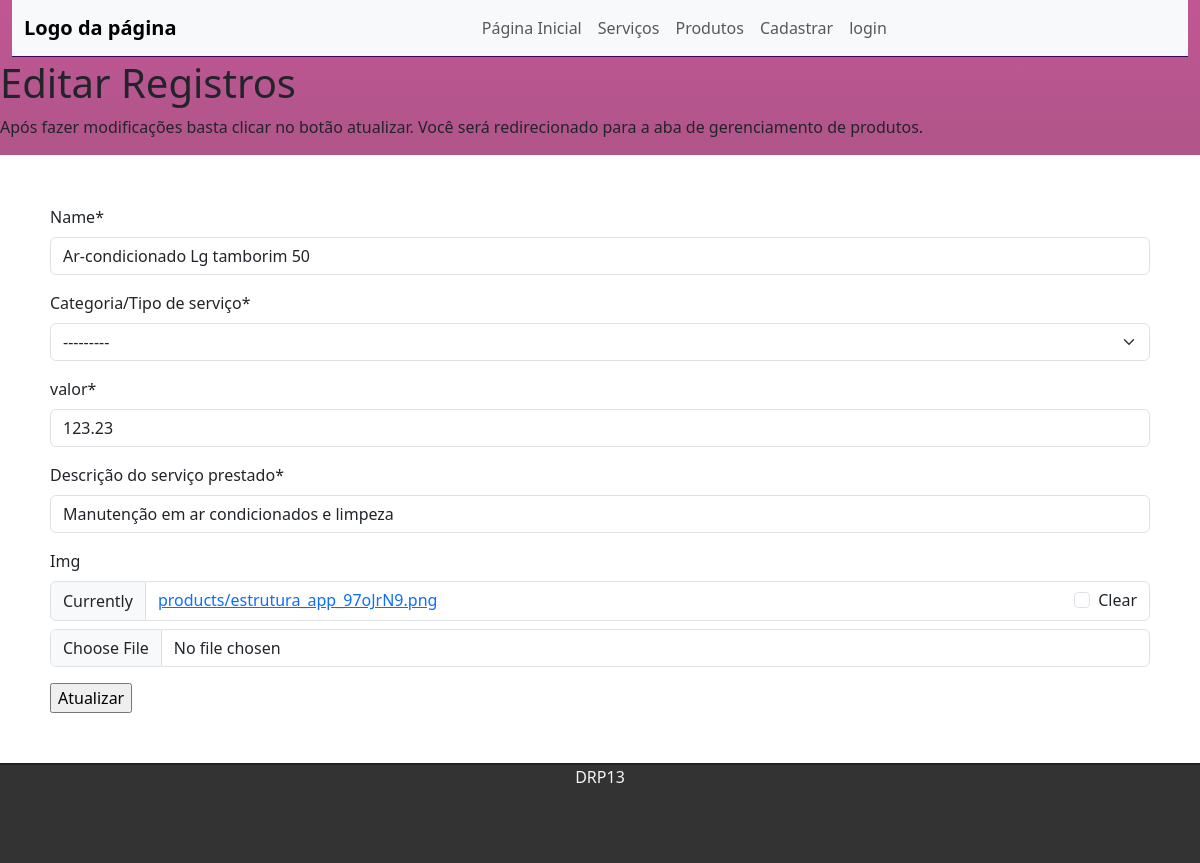
The app's page /updateProduct/1, older data.
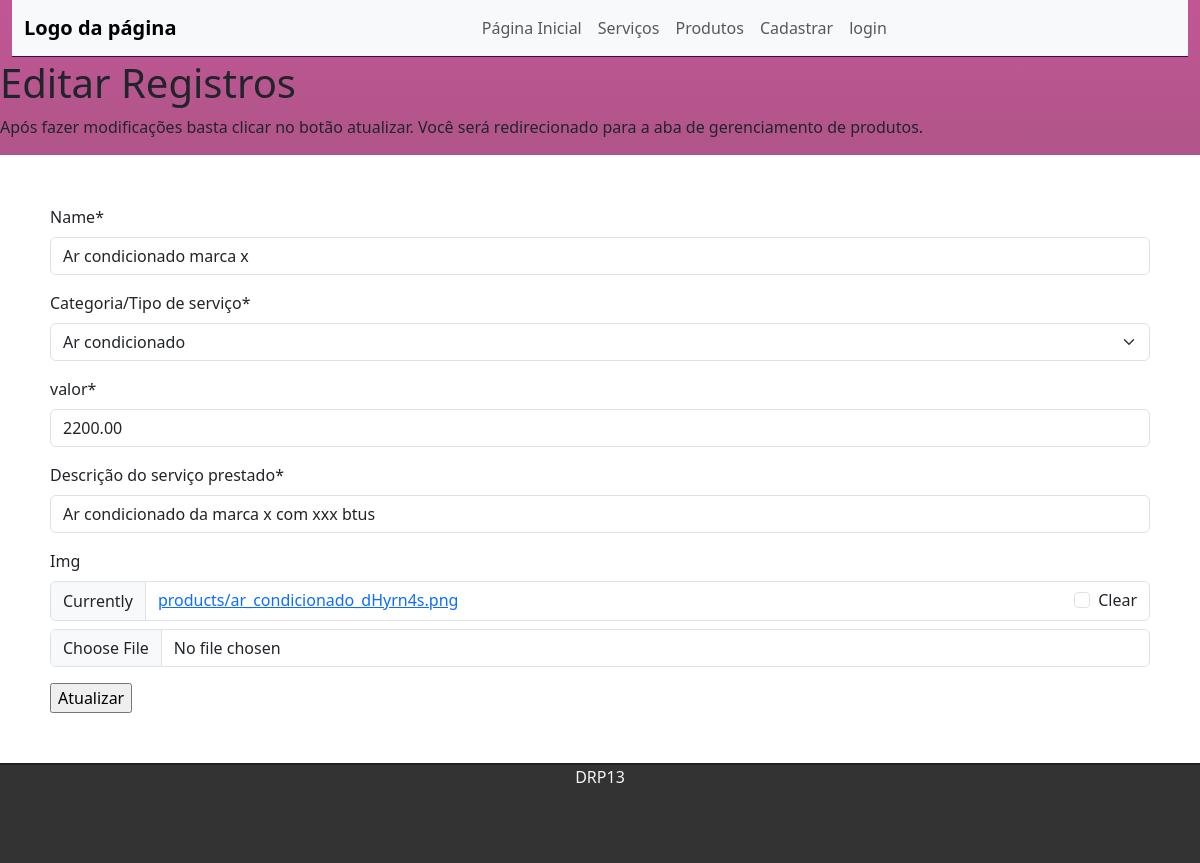
The same page, newer data.
### products/models.py (models this page shows, shortened)
class Product(models.Model):
    id = models.BigAutoField(primary_key=True)
    name = models.CharField(max_length=50)
    category = models.CharField(choices=categoryProduct)
    value = models.DecimalField(max_digits=100, decimal_places=2)
    description = models.CharField(max_length=500)
    img = models.ImageField(null=True, blank=True, upload_to='products/')

### products/views.py (the view)
# urls.py: path('updateProduct/<int:id>', views.updateProduct, name='updateProduct'),
def updateProduct(request, id):
    register = Product.objects.get(id=id)
    form = ProductForm(request.POST or None, request.FILES or None,instance=register)
    if form.is_valid():
        form.save()
        return redirect('managerProduct')
    return render(request, 'products/updateProduct.html', {'register': register,
                                                         'form':form})

### products/form.py
class ProductForm(forms.ModelForm):
    class Meta:
        model = Product
        fields = ('name','category', 'value', 'description', 'img')
        labels = {
            'service': 'Serviço',
            'category': 'Categoria/Tipo de serviço',
            'value' :'valor',
            'description' :'Descrição do serviço prestado',
            'imf' : 'Imagem do Producto'
        }

### templates/products/updateProduct.html (shortened to what this page needs)
{% extends 'tasks/index.html' %}
{% load crispy_forms_tags %}
{% block content %}
<h1>Editar Registros</h1>
<p>Após fazer modificações basta clicar no botão atualizar. Você será redirecionado para a aba de gerenciamento de produtos.</p>
<div class="text-box">
    <form action="" method="POST" enctype="multipart/form-data">
        {{form|crispy}}
        <input type="submit" value="Atualizar">
    </form>
</div>
{% endblock %}

Row changes from the older to the newer data that the page shows:
changed Product: name "Ar-condicionado Lg tamborim 50" → "Ar condicionado marca x"; category "---------" → "Ar condicionado"; value "123.23" → "2200.00"; description "Manutenção em ar condicionados e limpeza" → "Ar condicionado da marca x com xxx btus"
Text that changed along with them:
text no longer shown: "Name * Categoria/Tipo de serviço * valor * Descrição do serviço prestado * Img Currently products/estrutura_app_97oJrN9.png Clear"
text now shown: "Name * Categoria/Tipo de serviço * valor * Descrição do serviço prestado * Img Currently products/ar_condicionado_dHyrn4s.png Clear"
